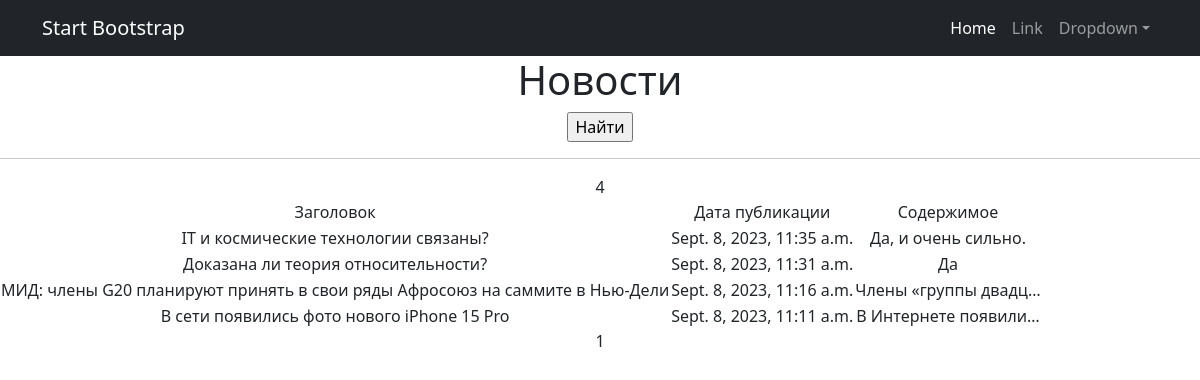
The page /news/ on the database as committed earlier.
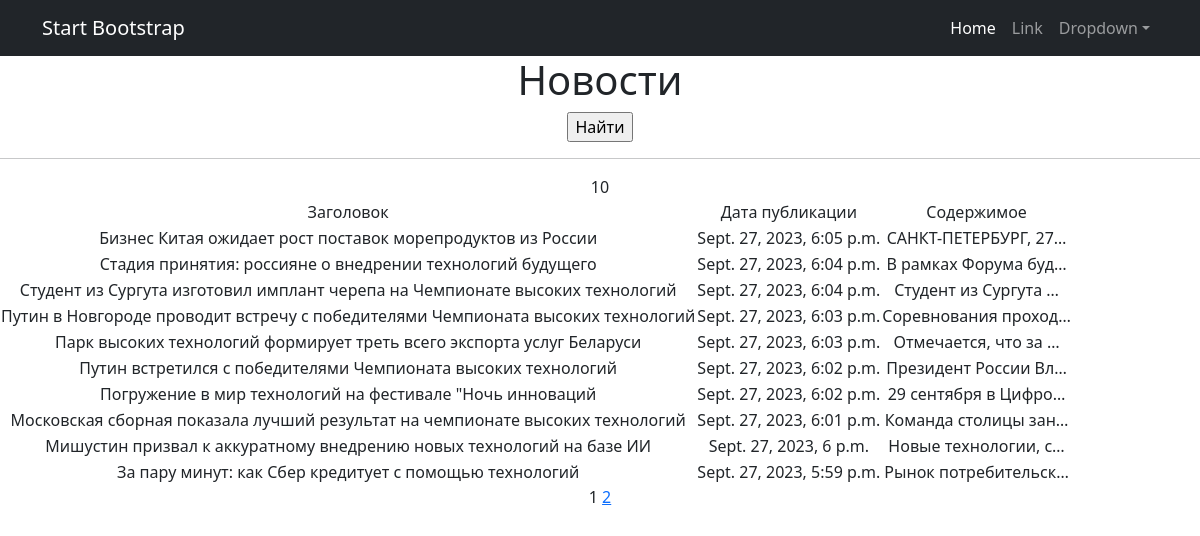
The same page on the database as committed later.
### news/models.py (models this page shows, shortened)
class Post(models.Model):
    author = models.ForeignKey(Author, on_delete=models.CASCADE)
    NEWS = 'NW'
    ARTICLE = 'AR'
    CATEGORY_CHOICES = (
        (NEWS, 'Новость'),
        (ARTICLE, 'Статья'),
    )
    categoryType = models.CharField(max_length=2, choices=CATEGORY_CHOICES, default=ARTICLE)
    dateCreation = models.DateTimeField(auto_now_add=True)
    postCategory = models.ManyToManyField(Category, through='PostCategory')
    title = models.CharField(max_length=128)
    text = models.TextField()
    rating = models.SmallIntegerField(default=0)

### news/views.py (the view)
# urls.py: path('', NewsList.as_view()),
class NewsList(ListView):
    model = Post
    ordering = '-dateCreation'
    template_name = 'news.html'
    context_object_name = 'news'
    paginate_by = 10

### news/templatetags/custom_filters.py (called while the page is built)
@register.filter()
def censor(sentence):
    text = sentence.split()
    for i, word in enumerate(text):
        print(word)
        if word in bad_words:
            text[i] = word[0] + '***'
    return ' '.join(text)

### templates/news.html (shortened to what this page needs)
{% extends 'flatpages/default.html' %}
{% load custom_filters %}
{% block content %}
    <h1>Новости</h1>
    <form action="" method="get">
        <input type="submit" value="Найти" />
    </form>
    <hr>
    {{ news|length }}
    {% if news %}
        <table>
            <tr>
                <td>Заголовок</td>
                <td>Дата публикации </td>
                <td>Содержимое</td>
            </tr>
            {% for post in news %}
            <tr>
                <td> {{ post.title|censor }} </td>
                <td> {{ post.dateCreation }} </td>
                <td> {{ post.text|truncatechars:20|censor }} </td>
            </tr>
            {% endfor %}
        </table>
    {% else %}
        <h2>Новостей нет!</h2>
    {% endif %}
   {{ page_obj.number }}
   {% if page_obj.has_next %}
       <a href="?page={{ page_obj.next_page_number }}">{{ page_obj.next_page_number }}</a>
   {% endif %}
{% endblock content %}

### templates/flatpages/default.html (shortened to what this page needs)
<!DOCTYPE html>
<html lang="en">
    <head>
        {% load static %}
        <link href="{% static 'css/styles.css' %}" rel="stylesheet" />
    </head>
    <body>
        <nav class="navbar navbar-expand-lg navbar-dark bg-dark">
            <div class="container">
                <a class="navbar-brand" href="#">Start Bootstrap</a>
                <div class="collapse navbar-collapse" id="navbarSupportedContent">
                    <ul class="navbar-nav ms-auto mb-2 mb-lg-0">
                        <li class="nav-item"><a class="nav-link active" aria-current="page" href="#">Home</a></li>
                        <li class="nav-item"><a class="nav-link" href="#">Link</a></li>
                        <li class="nav-item dropdown">
                            <a class="nav-link dropdown-toggle" id="navbarDropdown" href="#" role="button" data-bs-toggle="dropdown" aria-expanded="false">Dropdown</a>
                        </li>
                    </ul>
                </div>
            </div>
        </nav>
        <div class="row">
            <div class="col-lg-12 text-center">
                {% block content %}{% endblock content %}
            </div>
        </div>
    </body>
</html>

Rows that differ between the two databases and show on the page:
no longer on this page (row unchanged): Post: title|censor "IT и космические технологии связаны?", dateCreation "Sept. 8, 2023, 11:35 a.m.", text|censor "Да, и очень сильно."
no longer on this page (row unchanged): Post: title|censor "Доказана ли теория относительности?", dateCreation "Sept. 8, 2023, 11:31 a.m.", text|censor "Да"
no longer on this page (row unchanged): Post: title|censor "МИД: члены G20 планируют принять в свои ряды Афросоюз на саммите в Нью-Дели", dateCreation "Sept. 8, 2023, 11:16 a.m.", text|censor "Члены «группы двадц…"
no longer on this page (row unchanged): Post: title|censor "В сети появились фото нового iPhone 15 Pro", dateCreation "Sept. 8, 2023, 11:11 a.m.", text|censor "В Интернете появили…"
added Post: title|censor "Бизнес Китая ожидает рост поставок морепродуктов из России", dateCreation "Sept. 27, 2023, 6:05 p.m.", text|censor "САНКТ-ПЕТЕРБУРГ, 27…"
added Post: title|censor "Стадия принятия: россияне о внедрении технологий будущего", dateCreation "Sept. 27, 2023, 6:04 p.m.", text|censor "В рамках Форума буд…"
added Post: title|censor "Студент из Сургута изготовил имплант черепа на Чемпионате высоких технологий", dateCreation "Sept. 27, 2023, 6:04 p.m.", text|censor "Студент из Сургута …"
added Post: title|censor "Путин в Новгороде проводит встречу с победителями Чемпионата высоких технологий", dateCreation "Sept. 27, 2023, 6:03 p.m.", text|censor "Соревнования проход…"
added Post: title|censor "Парк высоких технологий формирует треть всего экспорта услуг Беларуси", dateCreation "Sept. 27, 2023, 6:03 p.m.", text|censor "Отмечается, что за …"
added Post: title|censor "Путин встретился с победителями Чемпионата высоких технологий", dateCreation "Sept. 27, 2023, 6:02 p.m.", text|censor "Президент России Вл…"
added Post: title|censor "Погружение в мир технологий на фестивале \"Ночь инноваций", dateCreation "Sept. 27, 2023, 6:02 p.m.", text|censor "29 сентября в Цифро…"
added Post: title|censor "Московская сборная показала лучший результат на чемпионате высоких технологий", dateCreation "Sept. 27, 2023, 6:01 p.m.", text|censor "Команда столицы зан…"
added Post: title|censor "Мишустин призвал к аккуратному внедрению новых технологий на базе ИИ", dateCreation "Sept. 27, 2023, 6 p.m.", text|censor "Новые технологии, с…"
added Post: title|censor "За пару минут: как Сбер кредитует с помощью технологий", dateCreation "Sept. 27, 2023, 5:59 p.m.", text|censor "Рынок потребительск…"
Other text that changed with them:
{{ news|length }}: "4" → "10"
{{ page_obj.next_page_number }}: (not shown) → "2"
